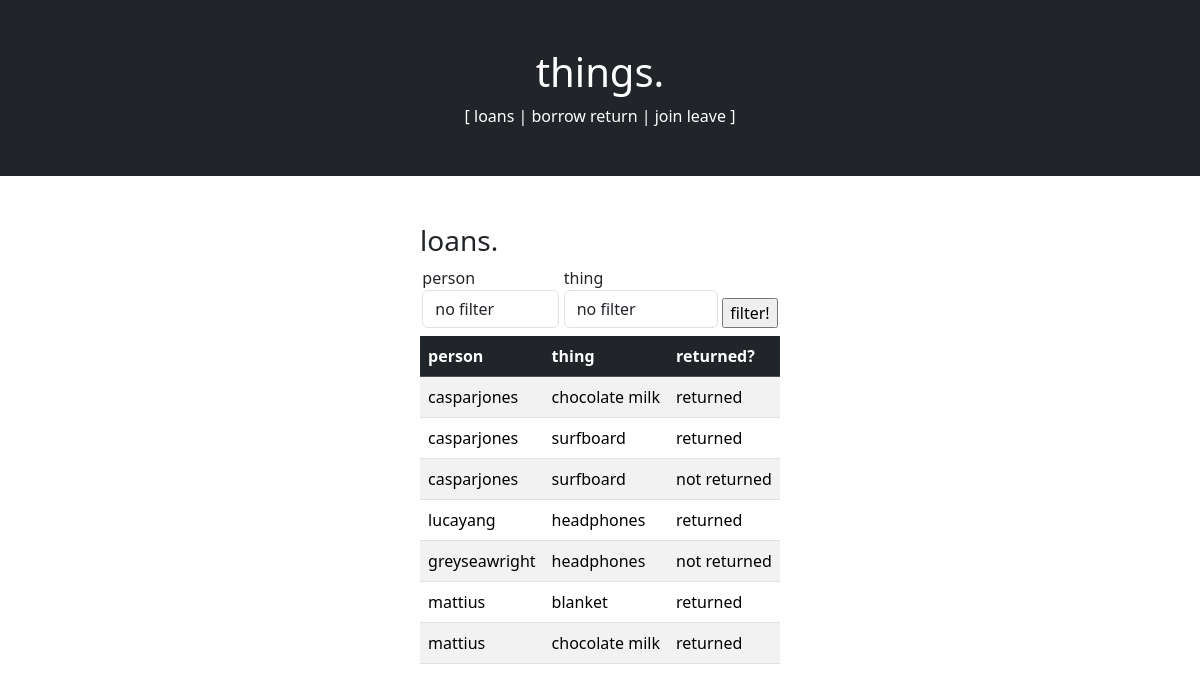
Page /loans on the committed database.
### app/models.py (models this page shows, shortened)
class Person(db.Model):
  __tablename__ = 'people'
  person_id = db.Column(db.Integer, primary_key=True)
  username = db.Column(db.String(20), nullable=False, unique=True)

class Thing(db.Model):
  __tablename__ = 'things'
  thing_id = db.Column(db.Integer, primary_key=True)
  name = db.Column(db.String(20), nullable=False, unique=True, index=True)

### app/routes.py (the view, shortened to what this page needs)
@app.route('/loans', defaults={'person_id': None, 'thing_id': None}, methods=['GET', 'POST'])
@app.route('/loans/person/<int:person_id>', methods=['GET', 'POST'])
@app.route('/loans/thing/<int:thing_id>', methods=['GET', 'POST'])
def loans(person_id=None, thing_id=None):
  form = LoanFilterForm()
  print('hi?')
  if (person_id is not None):
    loans = [[loan.person_id, loan.thing_id, loan.returndatetime] for loan in Loan.query.filter_by(person_id=person_id).all()]
  elif (thing_id is not None):
    loans = [[loan.person_id, loan.thing_id, loan.returndatetime] for loan in Loan.query.filter_by(thing_id=thing_id).all()]
  else:
    loans = [[loan.person_id, loan.thing_id, loan.returndatetime] for loan in Loan.query.order_by(Loan.person_id).all()]
  loans_with_names = []
  for loan in loans:
    new_loan = []
    new_loan.append(Person.query.filter_by(person_id=loan[0]).first().username)
    new_loan.append(Thing.query.filter_by(thing_id=loan[1]).first().name)
    new_loan.append(loan[2])
    loans_with_names.append(new_loan)
  return render_template('loans.html', loans=loans_with_names, form=form)

### app/forms.py
class LoanFilterForm(FlaskForm):
  person = SelectField('person')
  thing = SelectField('thing')
  submit = SubmitField('filter!')
  def __init__(self, *args, **kwargs):
    super(LoanFilterForm, self).__init__(*args, *kwargs)
    self.person.choices = [(None, 'no filter')] + [(person.person_id, person.username) for person in Person.query.all()]
    self.thing.choices = [(None, 'no filter')] + [(thing.thing_id, thing.name) for thing in Thing.query.all()]

### app/templates/loans.html (shortened to what this page needs)
{% extends "base.html" %} {% block body %}
<div class="p-5 d-flex justify-content-evenly">
  <div class="">
    <h3>loans.</h3>
    <form
      method="POST"
      class="d-flex justify-content-around align-items-end pb-2"
    >
      <div class="form-group">
        {{ form.person.label }} {{ form.person(class="form-control") }}
      </div>
      <div class="form-group">
        {{ form.thing.label }} {{ form.thing(class="form-control") }}
      </div>
      <div>{{ form.submit }}</div>
    </form>
    <table class="table table-striped table-hover">
      <thead class="table-dark">
        <tr>
          <th scope="col">person</th>
          <th scope="col">thing</th>
          <th scope="col">returned?</th>
        </tr>
      </thead>
      <tbody>
        {% for loan in loans %}
        <tr>
          <td>{{loan[0]}}</td>
          <td>{{loan[1]}}</td>
          <td>
            {% if loan[2] == None %} not returned {% else %} returned {% endif
            %}
          </td>
        </tr>
        {% endfor %}
      </tbody>
    </table>
  </div>
</div>
{% endblock %}

### rows in the picture
Person: username "casparjones" "casparjones" "casparjones"
Thing: name "chocolate milk" "chocolate milk"
Thing: name "surfboard" "surfboard"
Person: username "lucayang"
Thing: name "headphones" "headphones"
Person: username "greyseawright"
Person: username "mattius" "mattius"
Thing: name "blanket"
